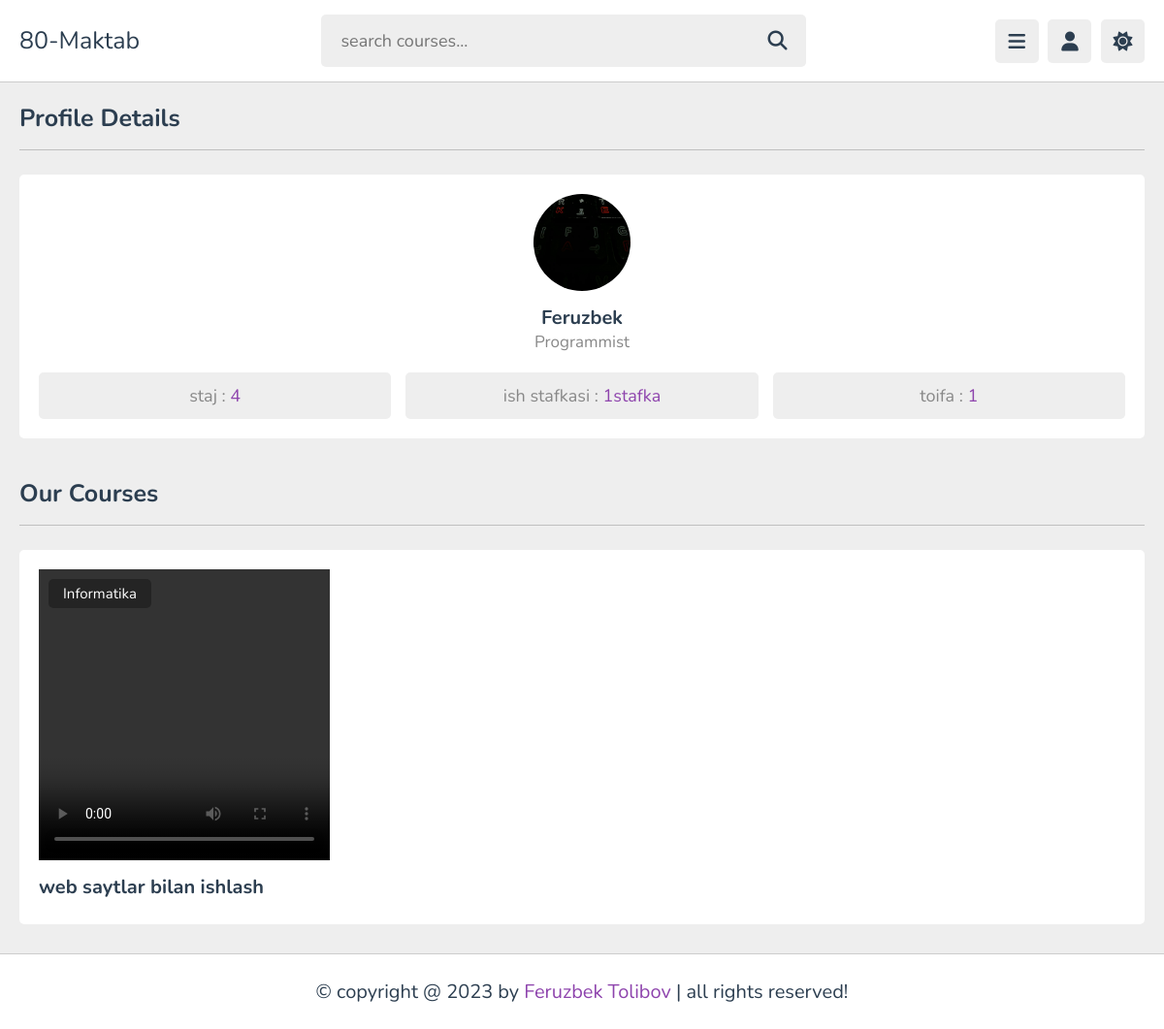
The page /teachers/Feruzbek/teacher_profile/ on the database its author committed.
### ap/models.py (models this page shows, shortened)
class Uqituv(models.Model):
    name = models.CharField(max_length=150,blank=True)
    img = models.ImageField(upload_to='image/')
    job = models.CharField(max_length=150)
    yil = models.CharField(max_length=150)
    Stafkaa = models.TextChoices('Stafkaa','1stafka yarim_stafka')
    stafka = models.CharField(blank=True,choices=Stafkaa.choices,max_length=30)
    Toifaa = models.TextChoices('Toifaa','3 2 1')
    toifa = models.CharField(blank=True,choices=Toifaa.choices,max_length=100)
    fan = models.CharField(max_length=150)
    video = models.FileField(upload_to="video/%y",validators=[file_size])
    theme = models.CharField(max_length=999)
    author = models.ForeignKey(Authorr,on_delete=models.CASCADE)

### ap/views.py (the view)
# urls.py: path('teachers/<str:name>/teacher_profile/',teacher_profile,name='teacher_profile'),
def teacher_profile(request,name):
    con = Uqituv.objects.get(name=name)
    Author2 = Authorr.objects.all()
    return render(request,'teacher_profile.html',{"con":con,"Authorr":Author2})

### templates/teacher_profile.html (shortened to what this page needs)
{% load static %}
<!DOCTYPE html>
<html lang="en">
<head>
   <link rel="stylesheet" href="https://cdnjs.cloudflare.com/ajax/libs/font-awesome/6.1.2/css/all.min.css">
   <link rel="stylesheet" href="{% static 'css/style.css' %}">
</head>
<body>
<header class="header">
   <section class="flex">
      <a href="{% url 'home' %}" class="logo">80-Maktab</a>
      <form action="search.html" method="post" class="search-form">
         <input type="text" name="search_box" required placeholder="search courses..." maxlength="100">
         <button type="submit" class="fas fa-search"></button>
      </form>
      <div class="icons">
         <div id="menu-btn" class="fas fa-bars"></div>
         <div id="user-btn" class="fas fa-user"></div>
         <div id="toggle-btn" class="fas fa-sun"></div>
      </div>
   </section>
</header>
<section class="teacher-profile">
   <h1 class="heading">profile details</h1>
   <div class="details">
      <div class="tutor">
         <img src="{{con.img.url}}" alt="">
         <h3>{{con.name}}</h3>
         <span>{{con.job}}</span>
      </div>
      <div class="flex">
         <p>staj : <span>{{con.yil}}</span></p>
         <p>ish stafkasi : <span>{{con.stafka}}</span></p>
         <p>toifa : <span>{{con.toifa}}</span></p>
      </div>
   </div>
</section>
<section class="courses">
   <h1 class="heading">our courses</h1>
   <div class="box-container">
      <div class="box">
         <div class="thumb">
            <video controls="controls" >
               <source src="{{con.video.url}}" type="video/mp4">
           </video>
            <span>{{con.fan}}</span>
         </div>
         <h3 class="title">{{con.theme}}</h3>
      </div>
   </div>
</section>
<footer class="footer">
   &copy; copyright @ 2023 by <span>Feruzbek Tolibov</span> | all rights reserved!
</footer>
</body>
</html>

### static/css/style.css (style rules this page uses)
:root { --main-color:#8e44ad; --red:#e74c3c; --orange:#f39c12; --light-color:#888; --light-bg:#eee; --black:#2c3e50; --white:#fff; --border:.1rem solid rgba(0,0,0,.2); }
* { font-family: 'Nunito', sans-serif; margin:0; padding:0; box-sizing: border-box; outline: none; border:none; text-decoration: none; }
html { font-size: 62.5%; overflow-x: hidden; }
body { background-color: var(--light-bg); padding-left: 30rem; }
section { padding:2rem; margin: 0 auto; max-width: 1200px; }
.heading { font-size: 2.5rem; color:var(--black); margin-bottom: 2.5rem; border-bottom: var(--border); padding-bottom: 1.5rem; text-transform: capitalize; }
.header { position: sticky; top:0; left:0; right: 0; background-color: var(--white); z-index: 1000; border-bottom: var(--border); }
.header .flex { display: flex; align-items: center; justify-content: space-between; position: relative; padding: 1.5rem 2rem; }
.header .flex .logo { font-size: 2.5rem; color: var(--black); }
.header .flex .search-form { width: 50rem; border-radius: .5rem; background-color: var(--light-bg); padding:1.5rem 2rem; display: flex; gap:2rem; }
.header .flex .search-form input { width: 100%; font-size: 1.8rem; color:var(--black); background:none; }
.header .flex .search-form button { background:none; font-size: 2rem; cursor: pointer; color:var(--black); }
.header .flex .icons div { font-size: 2rem; color:var(--black); background-color: var(--light-bg); border-radius: .5rem; height: 4.5rem; width: 4.5rem; line-height: 4.5rem; cursor: pointer; text-align: center; margin-left: .7rem; }
.courses .box-container { display: grid; grid-template-columns: repeat(auto-fit, minmax(30rem, 1fr)); gap:1.5rem; justify-content: left; align-items: flex-start; }
.courses .box-container .box { border-radius: .5rem; background-color: var(--white); padding: 2rem; }
.courses .box-container .box .thumb { position: relative; }
.courses .box-container .box .thumb span { position: absolute; top:1rem; left: 1rem; border-radius: .5rem; padding: .5rem 1.5rem; background-color: rgba(0,0,0,.3); color: #fff; font-size: 1.5rem; }
.courses .box-container .box .title { font-size: 2rem; color: var(--black); padding-bottom: .5rem; padding-top: 1rem; }
.teacher-profile .details { text-align: center; background-color: var(--white); border-radius: .5rem; padding: 2rem; }
.teacher-profile .details .tutor img { height: 10rem; width: 10rem; border-radius: 50%; object-fit: cover; margin-bottom: 1rem; }
.teacher-profile .details .tutor h3 { font-size: 2rem; color: var(--black); }
.teacher-profile .details .tutor span { color: var(--light-color); font-size: 1.7rem; }
.teacher-profile .details .flex { display: flex; flex-wrap: wrap; gap: 1.5rem; margin-top: 2rem; }
.teacher-profile .details .flex p { flex: 1 1 20rem; border-radius: .5rem; background-color: var(--light-bg); padding: 1.2rem 2rem; font-size: 1.8rem; color: var(--light-color); }
.teacher-profile .details .flex p span { color: var(--main-color); }
.footer { background-color: var(--white); border-top: var(--border); position: sticky; bottom: 0; left: 0; right: 0; text-align: center; font-size: 2rem; padding:2.5rem 2rem; color:var(--black); margin-top: 1rem; z-index: 1000; }
.footer span { color:var(--main-color); }
@media (max-width:1200px) { body { padding-left: 0; } }

### templates/teacher_profile.html (style rules this page uses)
video { width: 300px; height: 300px; }

### rows shown on the page
Uqituv: img (picture), name "Feruzbek", job "Programmist", yil "4", stafka "1stafka", toifa "1", fan "Informatika", theme "web saytlar bilan ishlash"
